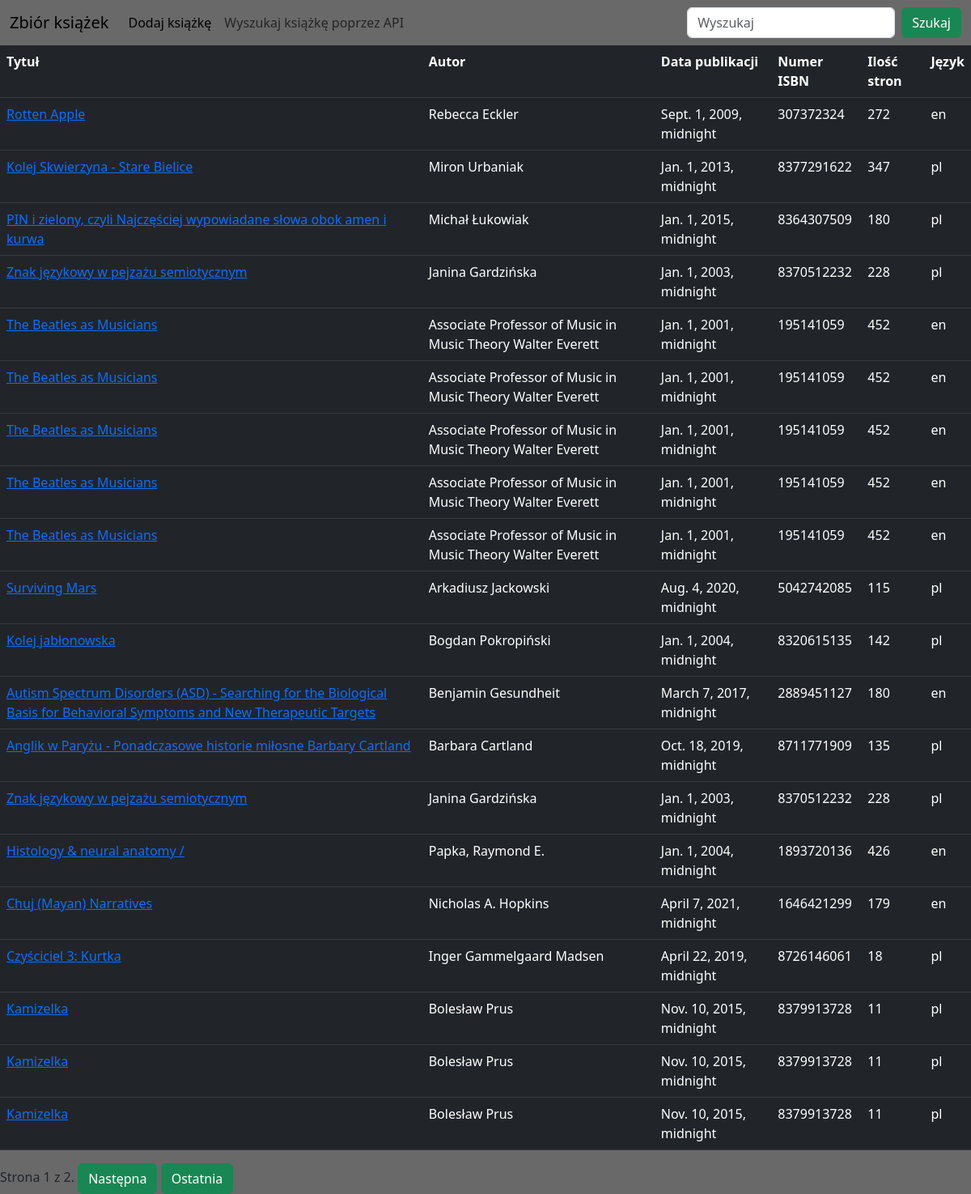
The page / on the database its author committed.
### book/models.py (models this page shows, shortened)
class Book(models.Model):
    title = models.CharField(max_length=50, verbose_name="Tytuł")
    author = models.CharField(max_length=50, verbose_name="Autor")
    pub_date = models.DateField(verbose_name="Data publikacji (RRRR-MM-DD)")
    isbn = models.IntegerField(verbose_name="Numer ISBN")
    pages = models.PositiveIntegerField(verbose_name="Liczba stron")
    language = models.CharField(max_length=10, verbose_name="Język")

### book/views.py (the view)
# urls.py: path('', views.book_list, name='book-home'),
def book_list(request):
    books = Book.objects.all()
    paginator = Paginator(books, 20)
    page_number = request.GET.get('page')
    page_obj = paginator.get_page(page_number)
    context = {'page_obj': page_obj}
    return render(request, 'book/home.html', context)

### book/templates/book/home.html (shortened to what this page needs)
{% extends "book/base.html" %}
{% block content %}
<table class="table table-dark">
   <tbody>
        <tr>
          <th scope="col">Tytuł</th>
          <th scope="col">Autor</th>
          <th scope="col">Data publikacji</th>
          <th scope="col">Numer ISBN</th>
          <th scope="col">Ilość stron</th>
          <th scope="col">Język</th>
        </tr>
   </tbody>
    {% for book in page_obj %}
    <tbody>
       <tr>
          <td><a href="{% url 'book-detail' book.id %}">{{book.title}}</a></td>
          <td>{{ book.author }}</td>
          <td>{{ book.pub_date }}</td>
          <td>{{ book.isbn }}</td>
          <td>{{ book.pages }}</td>
          <td>{{ book.language }}</td>
        </tr>
    </tbody>
    {% endfor %}
</table>
<div class="pagination">
    <span class="step-links">
        <span class="current">
            Strona {{ page_obj.number }} z {{ page_obj.paginator.num_pages }}.
        </span>
        {% if page_obj.has_next %}
            <a href="?page={{ page_obj.next_page_number }}"><button class="btn btn-success">Następna</button></a>
            <a href="?page={{ page_obj.paginator.num_pages }}"><button class="btn btn-success">Ostatnia</button></a>
        {% endif %}
    </span>
</div>
{% endblock content %}

### rows shown on the page
Book: title "Rotten Apple", author "Rebecca Eckler", pub_date "Sept. 1, 2009, midnight", isbn "307372324", pages "272", language "en"
Book: title "Kolej Skwierzyna - Stare Bielice", author "Miron Urbaniak", pub_date "Jan. 1, 2013, midnight", isbn "8377291622", pages "347", language "pl"
Book: title "PIN i zielony, czyli Najczęściej wypowiadane słowa obok amen i kurwa", author "Michał Łukowiak", pub_date "Jan. 1, 2015, midnight", isbn "8364307509", pages "180", language "pl"
Book: title "Znak językowy w pejzażu semiotycznym", author "Janina Gardzińska", pub_date "Jan. 1, 2003, midnight", isbn "8370512232", pages "228", language "pl"
Book: title "The Beatles as Musicians", author "Associate Professor of Music in Music Theory Walter Everett", pub_date "Jan. 1, 2001, midnight", isbn "195141059", pages "452", language "en"
Book: title "The Beatles as Musicians", author "Associate Professor of Music in Music Theory Walter Everett", pub_date "Jan. 1, 2001, midnight", isbn "195141059", pages "452", language "en"
Book: title "The Beatles as Musicians", author "Associate Professor of Music in Music Theory Walter Everett", pub_date "Jan. 1, 2001, midnight", isbn "195141059", pages "452", language "en"
Book: title "The Beatles as Musicians", author "Associate Professor of Music in Music Theory Walter Everett", pub_date "Jan. 1, 2001, midnight", isbn "195141059", pages "452", language "en"
Book: title "The Beatles as Musicians", author "Associate Professor of Music in Music Theory Walter Everett", pub_date "Jan. 1, 2001, midnight", isbn "195141059", pages "452", language "en"
Book: title "Surviving Mars", author "Arkadiusz Jackowski", pub_date "Aug. 4, 2020, midnight", isbn "5042742085", pages "115", language "pl"
Book: title "Kolej jabłonowska", author "Bogdan Pokropiński", pub_date "Jan. 1, 2004, midnight", isbn "8320615135", pages "142", language "pl"
Book: title "Autism Spectrum Disorders (ASD) - Searching for the Biological Basis for Behavioral Symptoms and New Therapeutic Targets", author "Benjamin Gesundheit", pub_date "March 7, 2017, midnight", isbn "2889451127", pages "180", language "en"
Book: title "Anglik w Paryżu - Ponadczasowe historie miłosne Barbary Cartland", author "Barbara Cartland", pub_date "Oct. 18, 2019, midnight", isbn "8711771909", pages "135", language "pl"
Book: title "Znak językowy w pejzażu semiotycznym", author "Janina Gardzińska", pub_date "Jan. 1, 2003, midnight", isbn "8370512232", pages "228", language "pl"
Book: title "Histology & neural anatomy /", author "Papka, Raymond E.", pub_date "Jan. 1, 2004, midnight", isbn "1893720136", pages "426", language "en"
Book: title "Chuj (Mayan) Narratives", author "Nicholas A. Hopkins", pub_date "April 7, 2021, midnight", isbn "1646421299", pages "179", language "en"
Book: title "Czyściciel 3: Kurtka", author "Inger Gammelgaard Madsen", pub_date "April 22, 2019, midnight", isbn "8726146061", pages "18", language "pl"
Book: title "Kamizelka", author "Bolesław Prus", pub_date "Nov. 10, 2015, midnight", isbn "8379913728", pages "11", language "pl"
Book: title "Kamizelka", author "Bolesław Prus", pub_date "Nov. 10, 2015, midnight", isbn "8379913728", pages "11", language "pl"
Book: title "Kamizelka", author "Bolesław Prus", pub_date "Nov. 10, 2015, midnight", isbn "8379913728", pages "11", language "pl"

### other values the page prints
{{ page_obj.number }} "1"
{{ page_obj.paginator.num_pages }} "2"
